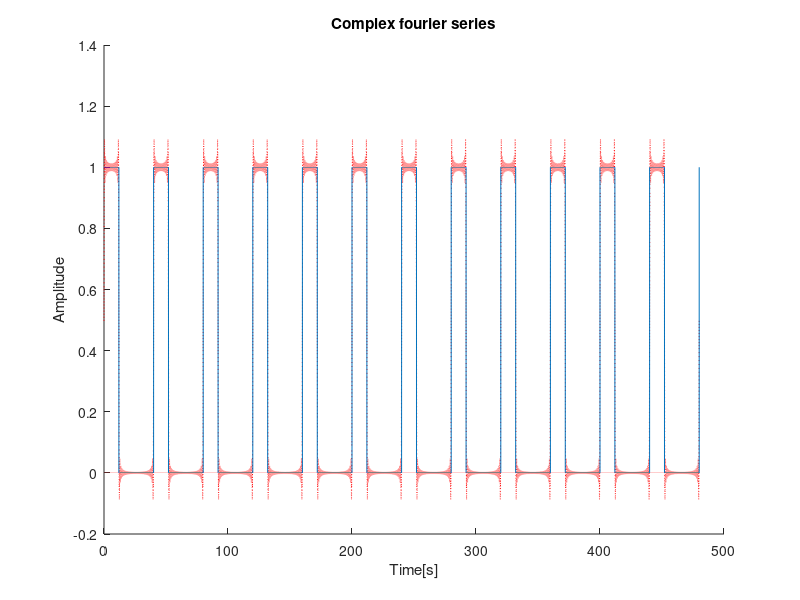
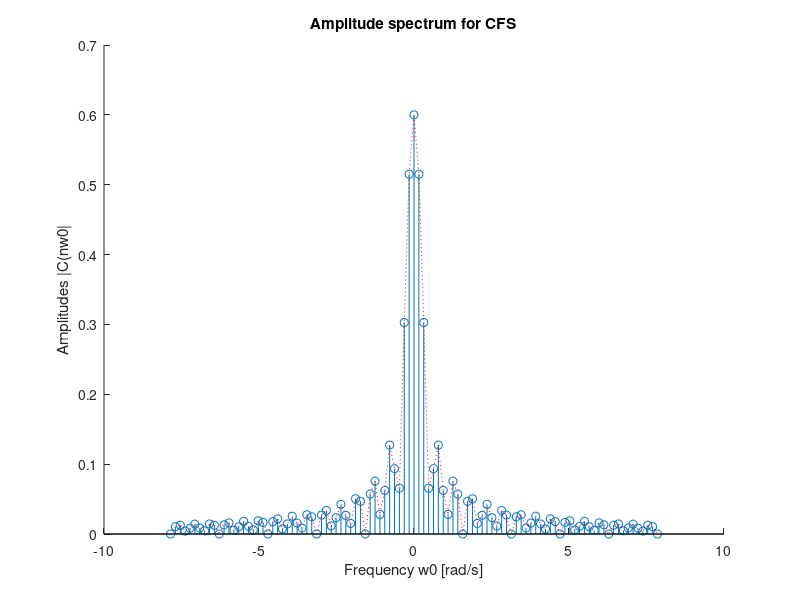

Recreate these plots in MATLAB, in order.
clc
T=40;
f0=1/T;
w0=2*pi*f0;
step=T/10000;
t = 0:step:12*T;
N=50;
C = zeros(1,2*N+1);
x=(1+square(w0*t,30))/2;
for n = -N:N
    C(n+N+1) = 1/T * integral(@(t)((1+square(w0*t,30))/2).*exp(-1j*n*w0*t),0,T) ;
    re = real(C(n+N+1));
    im = imag(C(n+N+1));
    if abs(re)<10^-10
        re = 0;
     end
    if abs(im)<10^-10
        im = 0;
    end
    C(n+N+1) = re+1j*im ;
end
sCompl = 0;
for n = -N:N
    sCompl = sCompl + C(n+N+1)*exp(1j*n*w0*t) ;
end
hold on
plot(t,real(sCompl),':r',t,imag(sCompl),':r');
plot(t,x);
xlabel("Time[s]");
ylabel("Amplitude");
title("Complex fourier series")
hold off

figure(3);
hold on
stem((-N:N)*w0,2*abs(C));
plot((-N:N)*w0,2*abs(C),':r');
xlabel('Frequency w0 [rad/s]');
ylabel('Amplitudes |C(nw0|');
title('Amplitude spectrum for CFS');
hold off
